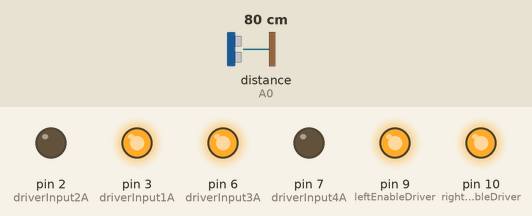
This sketch was run on a simulated Arduino Uno, built with avr-gcc and run on an emulated ATmega328P. On the bench: output pins drawn as LEDs (lit = HIGH). Wiring (inferred from the names in the program): ultrasonic range finder: trigger pin 13; echo A0. Dashed ring = blinking. The test bench sets the inputs (shaded band); at power-on: distance to the obstacle (sensor on A0) 80 cm. The echo pulse lasts 58.3 µs per cm; pins used as bus, display or sensor lines are not drawn; what the sketch prints to the serial monitor is not drawn.

Above: at 1.2 s.
1.3 s: distance to the obstacle (sensor on A0) set to 2 cm
At 2.3 s:
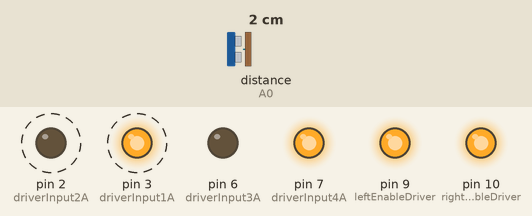
4.3 s: distance to the obstacle (sensor on A0) set to 14 cm
7.3 s: distance to the obstacle (sensor on A0) set to 17 cm
At 8.2 s:
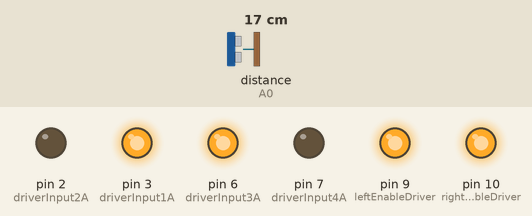
10.3 s: distance to the obstacle (sensor on A0) set to 4 cm
At 11.3 s:
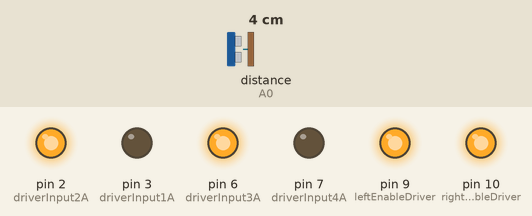
Timing chart, 0 to 14.3 s (numbered marks = the images above; inputs shaded):
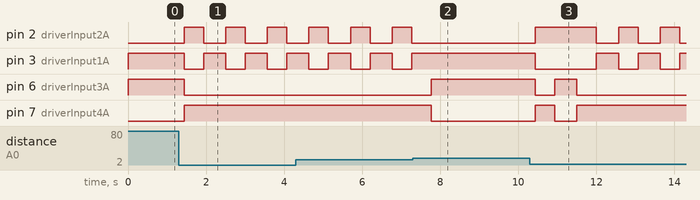

Measured:
- the behaviour switches between 15 and 16 cm on distance to the obstacle (sensor on A0) (found by bisection; images 1 and 2)
- after the input at 1.3 s, pin 2 (driverInput2A): alternates HIGH for 0.50 s and LOW for 0.57 s, starting after 0.14 s; pin 3 (driverInput1A): alternates HIGH for 0.57 s and LOW for 0.50 s, starting after 0.14 s; pin 6 (driverInput3A): HIGH → LOW after 0.14 s; pin 7 (driverInput4A): LOW → HIGH after 0.14 s
- after the input at 7.3 s, pin 2 (driverInput2A): stops changing and stays LOW; pin 3 (driverInput1A): stops changing and stays HIGH; pin 6 (driverInput3A): LOW → HIGH after 0.47 s; pin 7 (driverInput4A): HIGH → LOW after 0.47 s
- after the input at 10.3 s, pin 2 (driverInput2A): LOW → HIGH after 0.13 s, then repeats every 1.1 s: LOW 0.57 s, HIGH 0.50 s; pin 3 (driverInput1A): HIGH → LOW after 0.13 s, then repeats every 1.1 s: HIGH 0.57 s, LOW 0.50 s

The sketch:

SensorBotMark4echo2.ino
```cpp
//L293 information sheet
//http://www.ti.com/lit/ds/symlink/l293d.pdf

//This project uses Arduino UNO and the L293DNE IC to run two
//motors independently forward and backward, and with speed
//adjustable with pulse-width modulation (PWM).

/*
 * This is the echo robot
 *
 *
 *
 *
 */

const int sensorPin = A0; // this pin will be used accross bot varieties, can be used for analog or digital input
                          // in this robot it hears the echo come back
const int triggerPin = 13; // this pin is used to send the echo signal out
int sensorValue = 0; // storage for a value for whatever sensor <-- edit this description.
unsigned long currenttime = millis(); // time since the last "bump"
unsigned long basetime = millis();  // the time since the second to last bump //
//const int dialPin = A1; // we are adding a potentiometer to adjust settings on the fly
//int dialValue = 0;  // variable to store the setting on the potentiometer
//
// Hook up the Arduino to the L293 IC, and define constants:
//
// side L (going from top left to bottom left on IC)
  const int leftEnableDriver = 9; // pin 1 on IC, enableDriver12EN, on a PWM-capable arduino pin
  const int driverInput1A = 3;  // pin 2 on IC
  // pin 3 on IC = driverOutput1Y , goes to L motor
  // pin 4 on IC = ground
  // pin 5 on IC = ground
  // pin 6 on IC = driverOutput2Y, goes to L motor
  const int driverInput2A = 2;  // pin 7 on IC
  // pin 8 on IC  is positive power source for the motors

//side R (going from bottom right to top right on IC, as is the convention)
  const int rightEnableDriver = 10;  //pin 9 on IC, enableDriver34EN, on a PWM-capable arduino pin
  const int driverInput3A = 6; // pin 10 on IC
  // pin 11 on IC = driverOutput3Y, goes to R motor
  // pin 12 on IC = ground
  // pin 13 on IC = ground
  // pin 14 on IC = driverOutput4Y, goes to R motor
  const int driverInput4A = 7; // pin 15 on IC
  // pin 16 on IC powers the IC, needs 5V

void setup() {

  pinMode(sensorPin, INPUT);  // unsure if we need to explicitly say this
  pinMode(triggerPin, OUTPUT); // need to say the echo is sending out

  Serial.begin(9600);
  pinMode(leftEnableDriver, OUTPUT);
  pinMode(rightEnableDriver, OUTPUT);
  pinMode(driverInput1A, OUTPUT);
  pinMode(driverInput2A, OUTPUT);
  pinMode(driverInput3A, OUTPUT);
  pinMode(driverInput4A, OUTPUT);

  //set the wheels to spinning
  digitalWrite(leftEnableDriver, HIGH);
  digitalWrite(rightEnableDriver, HIGH);
}

void loop() {
  long duration, distance;
  digitalWrite(triggerPin, LOW);
  delayMicroseconds(2);
  digitalWrite(triggerPin, HIGH); //SEND PING
  delayMicroseconds(10);
  digitalWrite(triggerPin, LOW);
  duration = pulseIn(sensorPin, HIGH); //listening for PING
  distance = (duration/2) / 29.1; // math to determine distance in CM, math is off
  if ( distance < 15 ) {
    Serial.println("I notice I am near a wall");
    currenttime = millis(); //we just bumped so set the current bump time to now
    if ( (currenttime -  basetime) > 2000) { //if this is first bump within 2 sec, back up a little and turn left
      Serial.println("First bump, back up and turn left");
      Serial.print("Current time: ");
      Serial.println(currenttime);
      Serial.print("Base time: ");
      Serial.println(basetime);
      basetime = millis(); //setting the time to compare for next time
      goBackward();
      delay(500);
      goLeft();
      delay(500);
     }
     else { //if subsequent bump back up a little and turn right and repeat
      Serial.println("Subsequent bump, back up and turn right");
      Serial.print("Current time: ");
      Serial.println(currenttime);
      Serial.print("Base time: ");
      Serial.println(basetime);
      basetime = millis(); //setting the time to compare for next time
      goBackward();
      delay(500);
      goRight();
      delay(500);
     }
  }
  else {
    Serial.println("Way is clear, go forward");
    goForward();
  }

  if (distance >= 200 || distance <= 0){
    Serial.println("Out of range");
  }
  else {
    Serial.print(distance);
    Serial.println(" cm");
  }

Serial.println(" ");
}

void goForward(){
  Serial.print("Going Forward");
  //make both sides of wheels go forward
  digitalWrite(driverInput1A, HIGH);
  digitalWrite(driverInput2A, LOW);
  digitalWrite(driverInput3A, HIGH);
  digitalWrite(driverInput4A, LOW);

}

void goBackward(){
  Serial.print("Going Backward ");
  //make both sides of wheels go backward
  digitalWrite(driverInput1A, LOW);
  digitalWrite(driverInput2A, HIGH);
  digitalWrite(driverInput3A, LOW);
  digitalWrite(driverInput4A, HIGH);

}

void goRight(){
  Serial.print("Going Right ");
  //make left side go forward
  digitalWrite(driverInput1A, HIGH);
  digitalWrite(driverInput2A, LOW);
  //make right side go forward
  digitalWrite(driverInput3A, LOW);
  digitalWrite(driverInput4A, HIGH);
}

void goLeft(){
    Serial.print("Going Left ");
  //make left side go backward
  digitalWrite(driverInput1A, LOW);
  digitalWrite(driverInput2A, HIGH);
  //make right side go forward
  digitalWrite(driverInput3A, HIGH);
  digitalWrite(driverInput4A, LOW);
}
```
